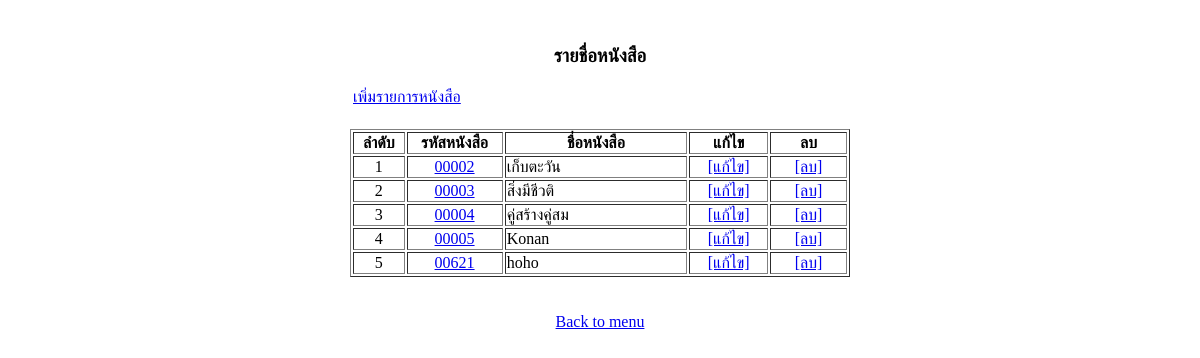
/bookList1.php, run on an earlier commit of the app's database.
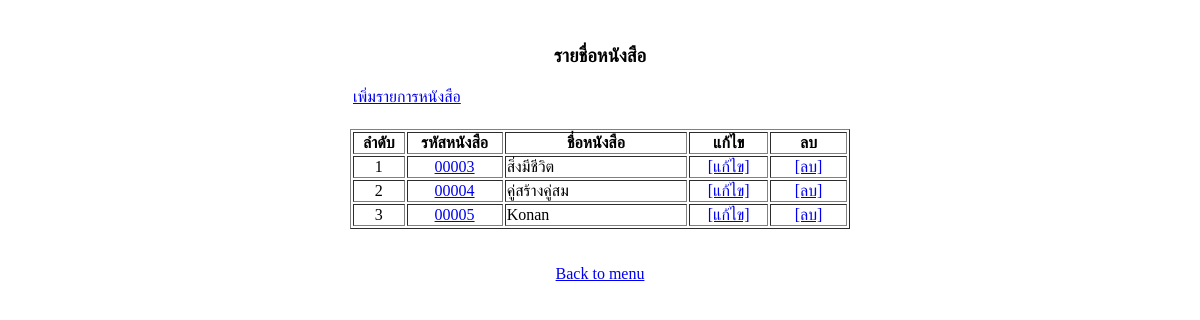
And on a later commit of the database.
### tables this page shows
CREATE TABLE `book` (
  `BookID` varchar(5) NOT NULL,
  `BookName` varchar(50) NOT NULL,
  `TypeID` char(3) NOT NULL,
  `StatusID` char(2) NOT NULL,
  `Publish` varchar(20) DEFAULT NULL,
  `UnitPrice` int(4) NOT NULL,
  `UnitRent` int(2) NOT NULL,
  `DayAmount` int(2) DEFAULT NULL,
  `Picture` varchar(30) DEFAULT NULL,
  `BookDate` date NOT NULL
);

### bookList1.php (the view, shortened to what this page needs)
<html>
<head><title>bookList1.php</title></head>
<body>
<?php
$hostname = "localhost";
$username = "root";
$password = "";
$dbName = "bookStore";
$conn = mysqli_connect($hostname, $username, $password);
mysqli_select_db($conn, $dbName) or die("ไม่สามารถเลือกฐานข้อมูล bookStoreได้");
mysqli_query($conn,"set character_set_connection=utf8mb4");
mysqli_query($conn,"set character_set_client=utf8mb4");
mysqli_query($conn,"set character_set_results=utf8mb4");
$sql = "select * from book order by BookID";
$result = mysqli_query ($conn, $sql);
echo '<center>';
echo '<br><h3>รายชื่อหนังสือ</h3>';
echo '<table width="500" border="0">';
echo '<tr><td align="left"><a href="bookInsert1.php">เพิ่มรายการหนังสือ
</a></td><tr>';
echo '</table>';
echo '<br><table width="500" border="1">';
echo '<tr bgcolor="">';
echo '<th width ="50" >ลำดับ</th>';
echo '<th width ="100">รหัสหนังสือ</th>';
echo '<th width = "200">ชื่อหนังสือ</th>';
echo '<th width ="80">แก้ไข</th>';
echo '<th width ="80">ลบ</th></tr>';
$row=1;
while ($rs = mysqli_fetch_array($result))
{
echo '<tr align="center" bgcolor="">';
echo '<td>'.$row.'</td>';
echo '<td><a
href="bookDetail1_edit.php?bookId='.$rs[0].'">'.$rs[0].'</a></td>';
echo '<td align="left">'.$rs[1].'</td>';
echo '<td><a href="bookUpdate1.php?bookId='.$rs[0].'">[แก้ไข]
</a></td>';
echo '<td><a href="bookDelete1.php?bookId='.$rs[0].'"
onclick="return confirm(\' ยืนยันการลบข้อมูลหนังสือ '.$rs[1].'\')">[ลบ]</a></td>';
echo '</tr>';
$row++;
}
echo '</table>';
echo '<br><br><a href="menu1.php">Back to menu</a>';
echo '</center>';
?>
</body>
</html>

What changed in the data, as far as the page shows it:
removed book: BookID "00002", BookName "เก็บตะวัน"
removed book: BookID "00621", BookName "hoho"
changed book id 00003: BookName "สิ่งมีชีวติ" → "สิ่งมีชีวิต"
